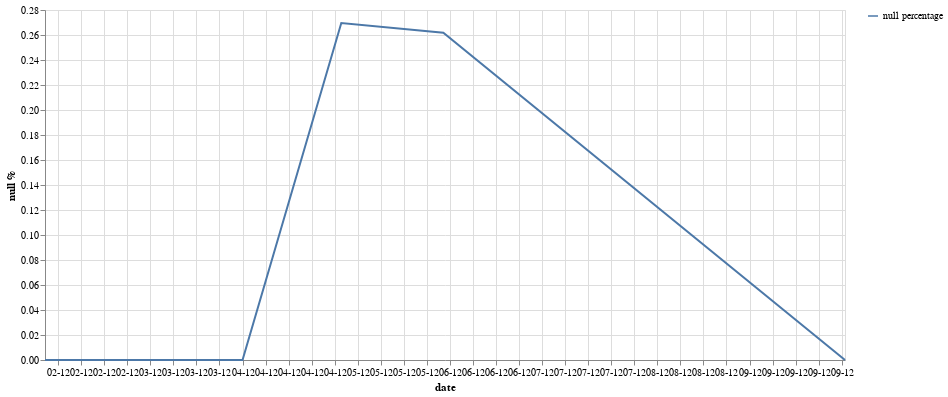

Notebook code for this chart:
### Code cell
viz.plot_null_series("dti")

### Figure 1 — Vega-Lite specification as saved in the notebook (floating-point values rounded to 4 significant figures)
{"config": {"view": {"continuousWidth": 400, "continuousHeight": 300}}, "data": {"name": "data-8e1691e2b4ee5492f1fc96720cd9a32d"}, "mark": "line", "encoding": {"color": {"type": "nominal", "field": "chart_label", "title": ""}, "tooltip": [{"type": "temporal", "field": "date", "timeUnit": "monthdate"}, {"type": "quantitative", "field": "y"}], "x": {"type": "temporal", "axis": {"format": "%m-%y"}, "field": "date", "timeUnit": "monthdate", "title": "date"}, "y": {"type": "quantitative", "field": "y", "scale": {"zero": true}, "title": "null %"}}, "height": 350, "transform": [{"calculate": "datum.type_null_count / datum.count * 100", "as": "y"}], "width": 800, "$schema": "https://vega.github.io/schema/vega-lite/v4.8.1.json", "datasets": {"data-8e1691e2b4ee5492f1fc96720cd9a32d": [{"date": "2016-10-01T00:00:00", "chart_label": "null percentage", "count": 309.0, "type_null_count": 0.0}, {"date": "2017-02-01T00:00:00", "chart_label": "null percentage", "count": 283.0, "type_null_count": 0.0}, {"date": "2017-03-01T00:00:00", "chart_label": "null percentage", "count": 392.0, "type_null_count": 0.0}, {"date": "2017-04-01T00:00:00", "chart_label": "null percentage", "count": 301.0, "type_null_count": 0.0}, {"date": "2017-05-01T00:00:00", "chart_label": "null percentage", "count": 371.0, "type_null_count": 1.0}, {"date": "2017-06-01T00:00:00", "chart_label": "null percentage", "count": 382.0, "type_null_count": 1.0}]}}
